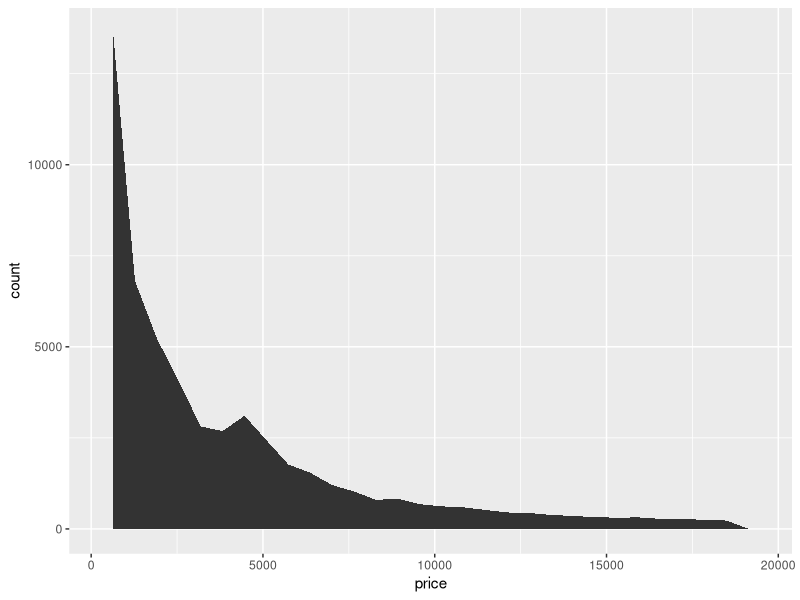
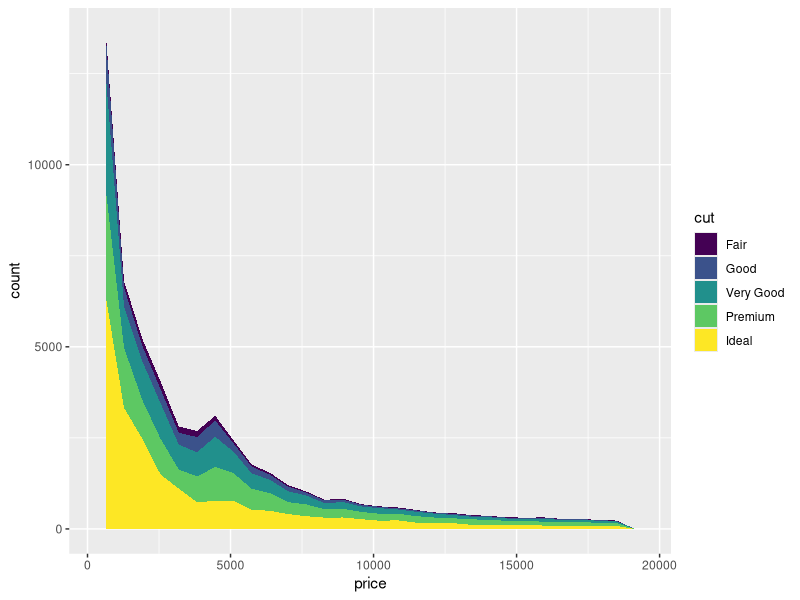
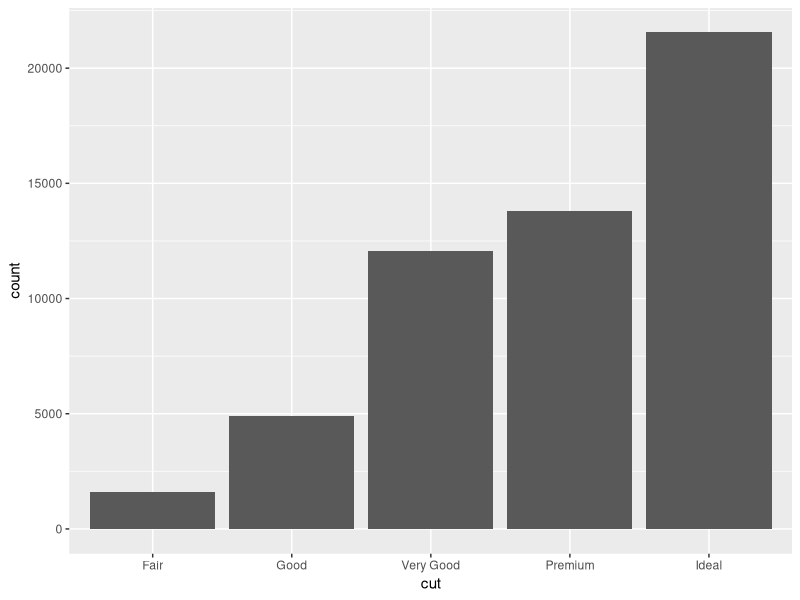
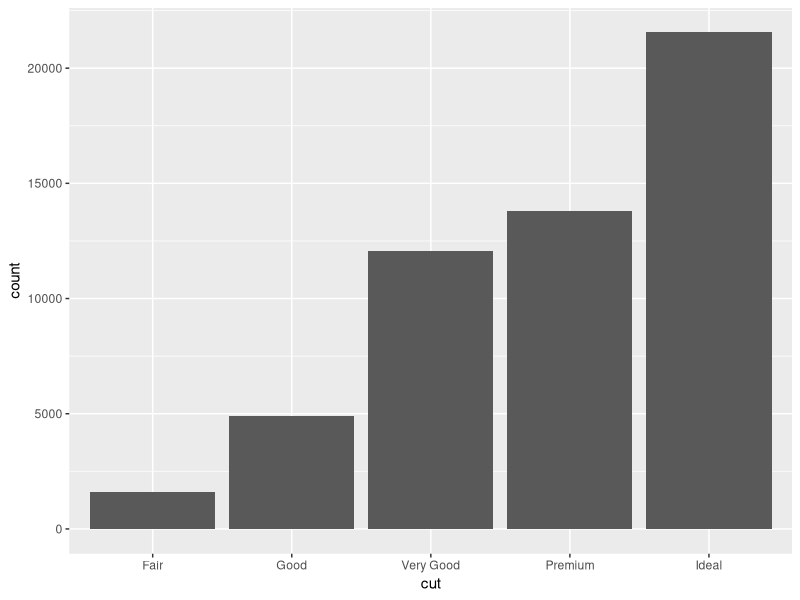
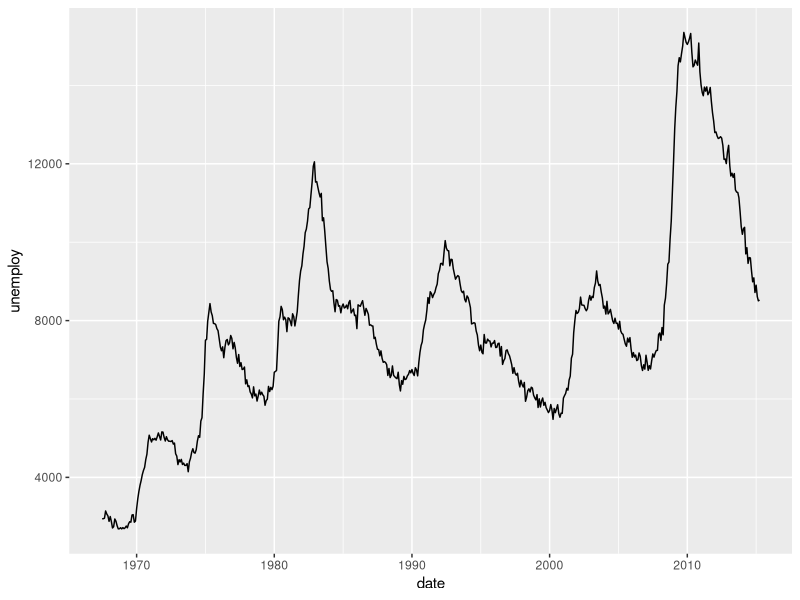
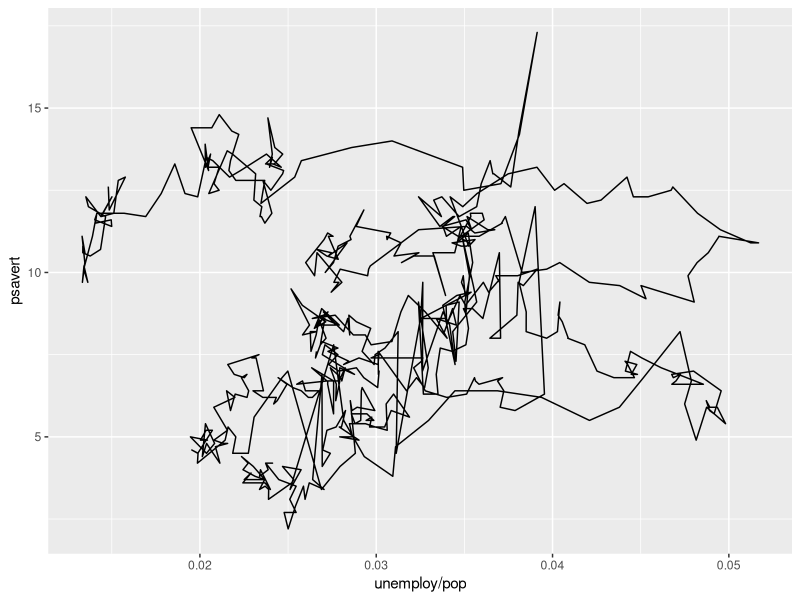
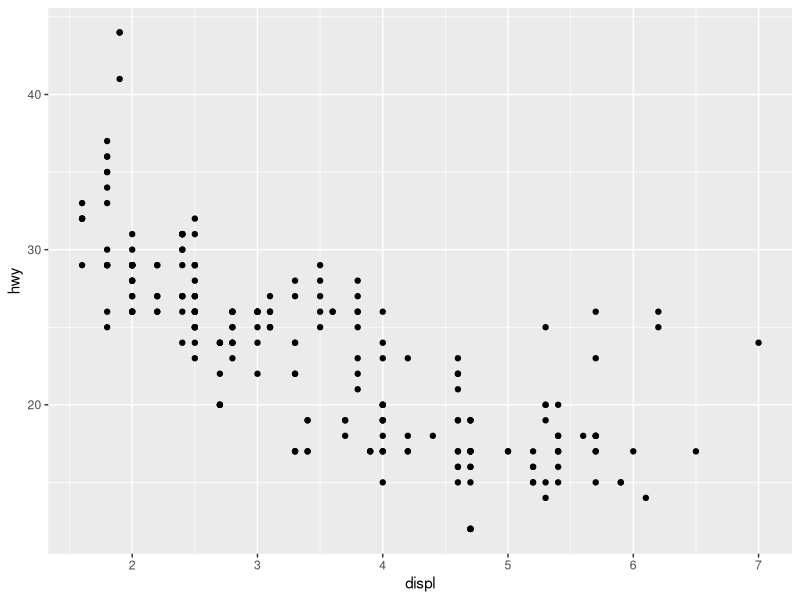
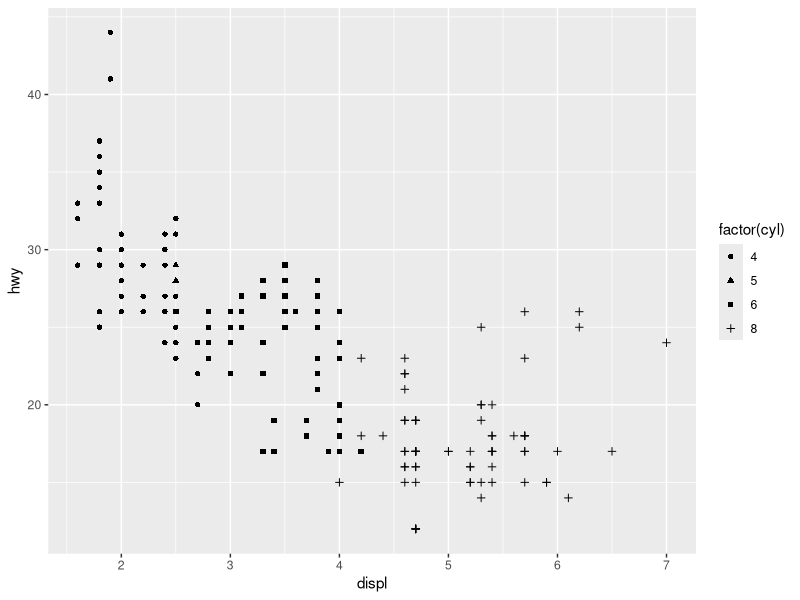

Source code (R) for these figures, in order:
## ---- chunk 1
# ggplot2 is attached with the tidyverse
library(tidyverse)

# some example data
df <- data.frame(
  c = c(3, 1, 5),
  y = c(2, 4, 6),
  label = c("a", "b", "c")
)
## ---- chunk 2
ggplot(diamonds, aes(x = price)) +
  geom_area(stat = "bin")
## ---- chunk 3
ggplot(diamonds, aes(x = price, fill = cut)) +
  geom_area(stat = "bin")
## ---- chunk 4
ggplot(diamonds, aes(cut)) +
  geom_bar()
## ---- chunk 5
# Why, though? Perhaps I want to do my own aggregation
data_diamond_count <- 
  diamonds |>
  count(cut, name = "count")

ggplot(data_diamond_count, aes(cut, y = count)) +
  geom_bar(stat = "identity")
## ---- chunk 6
ggplot(economics, aes(x = date, y = unemploy)) +
  geom_line()
## ---- chunk 7
ggplot(economics, aes(unemploy / pop, psavert)) +
  geom_path()
## ---- chunk 8
ggplot(mpg, aes(x = displ, y = hwy)) + 
  geom_point()
## ---- chunk 9
ggplot(mpg, aes(x = displ, y = hwy, shape = factor(cyl))) + 
  geom_point()
## ---- chunk 10
ggplot(df, aes(c, y)) +
  geom_polygon()
## ---- chunk 11
ggplot(mpg, aes(hwy)) + geom_histogram() 
## ---- chunk 12
df <- data.frame(
  x = c(3, 1, 5), 
  y = c(2, 4, 6), 
  label = c("a","b","c")
)
p <- ggplot(df, aes(x, y, label = label)) + 
  labs(x = NULL, y = NULL) + # Hide axis label
  theme(plot.title = element_text(size = 12))
## ---- chunk 13
p + geom_path()
## ---- chunk 14
p + geom_polygon() 
## ---- chunk 15
p + geom_line() 
## ---- chunk 16
ggplot(mpg, aes(displ, hwy)) + 
  geom_point() + 
  geom_smooth()
## ---- chunk 17
ggplot(mpg, aes(drv, hwy)) + geom_boxplot()
## ---- chunk 18
ggplot(mpg, aes(drv, hwy)) + geom_violin()
